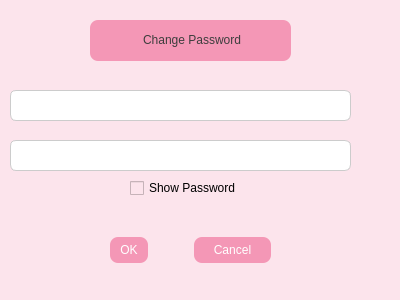
<?xml version="1.0" encoding="UTF-8"?>
<ui version="4.0">
 <class>changepwd</class>
 <widget class="QDialog" name="changepwd">
  <property name="geometry">
   <rect>
    <x>0</x>
    <y>0</y>
    <width>400</width>
    <height>300</height>
   </rect>
  </property>
  <property name="windowTitle">
   <string>Dialog</string>
  </property>
  <property name="styleSheet">
   <string notr="true">QDialog
{
	Background-color:#fce4ec;
}</string>
  </property>
  <widget class="QLineEdit" name="changepwdle">
   <property name="geometry">
    <rect>
     <x>10</x>
     <y>90</y>
     <width>341</width>
     <height>31</height>
    </rect>
   </property>
   <property name="styleSheet">
    <string notr="true">QLineEdit {
    background-color: #FFFFFF;
    color: #3D3D3D;
    font: 13px &quot;Segoe UI&quot;;
    border: 1px solid #CCCCCC;
    border-radius: 6px;
    padding: 6px;
}
</string>
   </property>
  </widget>
  <widget class="QLineEdit" name="confirmpwdle">
   <property name="geometry">
    <rect>
     <x>10</x>
     <y>140</y>
     <width>341</width>
     <height>31</height>
    </rect>
   </property>
   <property name="styleSheet">
    <string notr="true">QLineEdit {
    background-color: #FFFFFF;
    color: #3D3D3D;
    font: 13px &quot;Segoe UI&quot;;
    border: 1px solid #CCCCCC;
    border-radius: 6px;
    padding: 6px;
}
</string>
   </property>
  </widget>
  <widget class="QWidget" name="horizontalLayoutWidget">
   <property name="geometry">
    <rect>
     <x>110</x>
     <y>210</y>
     <width>161</width>
     <height>80</height>
    </rect>
   </property>
   <layout class="QHBoxLayout" name="horizontalLayout" stretch="1,0,2">
    <item>
     <widget class="QPushButton" name="okcp">
      <property name="styleSheet">
       <string notr="true">QPushButton {
    background-color: #F497B6;      
    color: white;                   
    font: 12px &quot;Arial&quot;;
    border-radius: 8px;
    padding: 6px 6px;
}
QPushButton:hover
{
background-color: #e6769f;}</string>
      </property>
      <property name="text">
       <string>OK</string>
      </property>
     </widget>
    </item>
    <item>
     <spacer name="horizontalSpacer">
      <property name="orientation">
       <enum>Qt::Orientation::Horizontal</enum>
      </property>
      <property name="sizeHint" stdset="0">
       <size>
        <width>40</width>
        <height>20</height>
       </size>
      </property>
     </spacer>
    </item>
    <item>
     <widget class="QPushButton" name="cancelcp">
      <property name="styleSheet">
       <string notr="true">QPushButton {
    background-color: #F497B6;      
    color: white;                   
    font: 12px &quot;Arial&quot;;
    border-radius: 8px;
    padding: 6px 6px;
}
QPushButton:hover
{
background-color: #e6769f;}</string>
      </property>
      <property name="text">
       <string>Cancel</string>
      </property>
     </widget>
    </item>
   </layout>
  </widget>
  <widget class="QLabel" name="label">
   <property name="geometry">
    <rect>
     <x>90</x>
     <y>20</y>
     <width>201</width>
     <height>41</height>
    </rect>
   </property>
   <property name="styleSheet">
    <string notr="true">QLabel{

    background-color: #F497B6;      
    color: #3D3D3D;                   
    font: bold 20px &quot;Arial&quot;;
    border-radius: 8px;
    padding: 6px 12px;
}</string>
   </property>
   <property name="text">
    <string>&lt;html&gt;&lt;head/&gt;&lt;body&gt;&lt;p align=&quot;center&quot;&gt;Change Password&lt;/p&gt;&lt;/body&gt;&lt;/html&gt;</string>
   </property>
  </widget>
  <widget class="QCheckBox" name="showPasswordCheckBox">
   <property name="geometry">
    <rect>
     <x>130</x>
     <y>180</y>
     <width>121</width>
     <height>16</height>
    </rect>
   </property>
   <property name="styleSheet">
    <string notr="true">background-color: #fce4ec;</string>
   </property>
   <property name="text">
    <string>Show Password</string>
   </property>
  </widget>
 </widget>
 <resources/>
 <connections/>
</ui>
